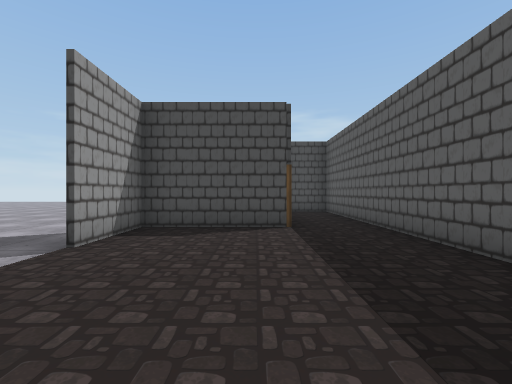
view 1 (above)

17 first-person views from a walk through a 3-D level made in the Unity game engine. The camera is 1.4 m above the floor, looks level and sees 90° across. The floor is counted in squares, 2 m on a side. Each view is taken from the middle of a square. On the plan, view 1 faces up. The plan holds only what a view shows up to about 9 squares ahead; the rest is blank. The place goes on beyond the plan. The player is left out. Some surface patterns are stand-ins.

view 2
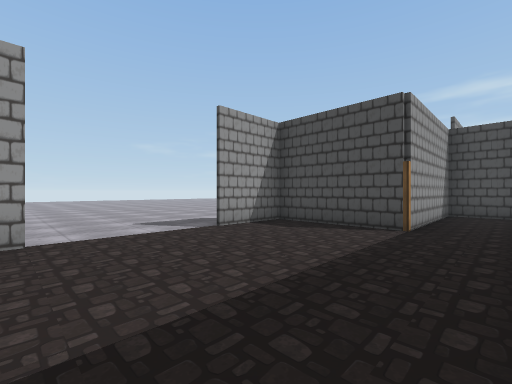

view 3
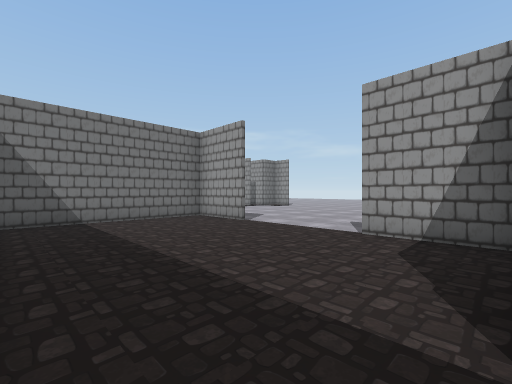

view 4
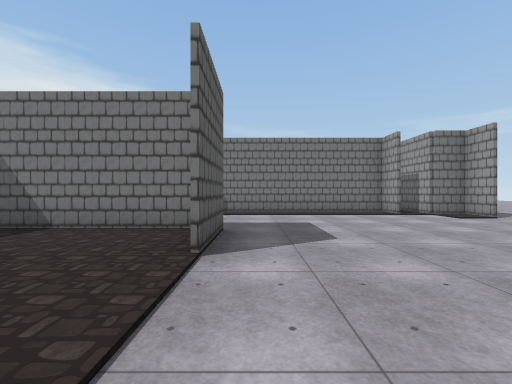

view 5
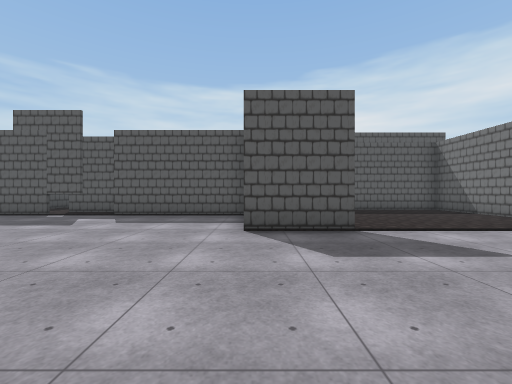

view 6
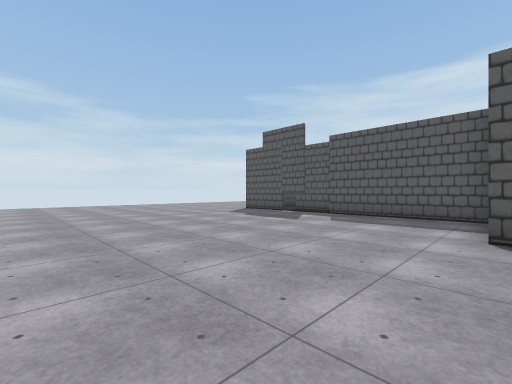

view 7
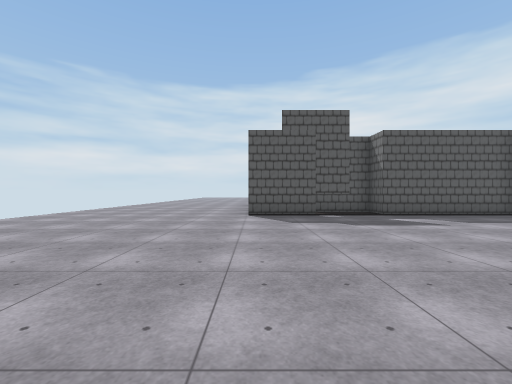

view 8
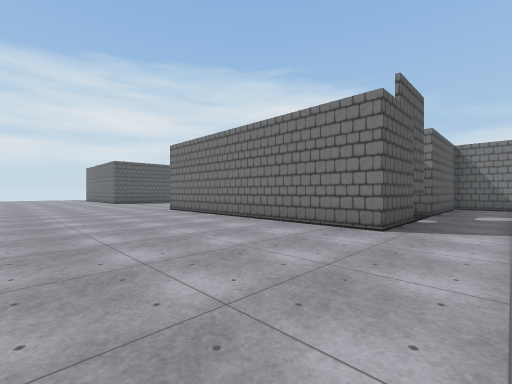

view 9
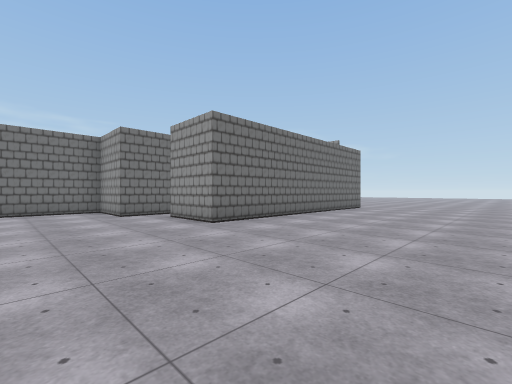

view 10
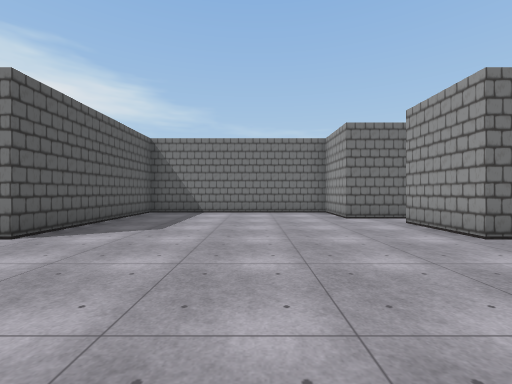

view 11
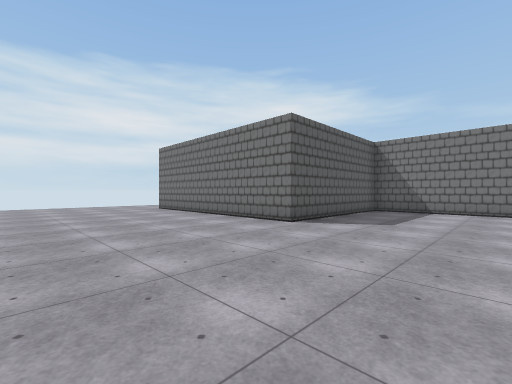

view 12
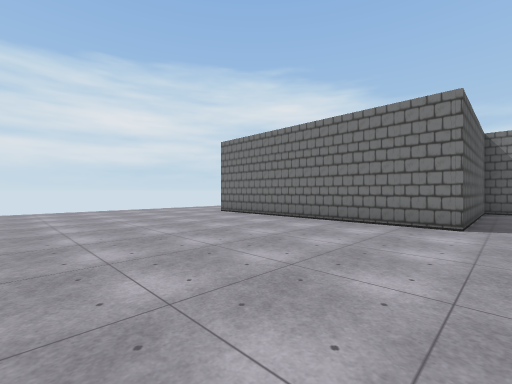

view 13
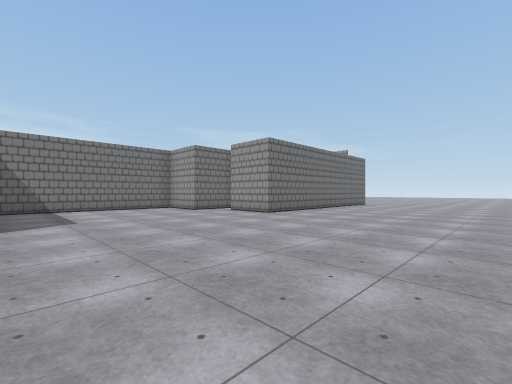

view 14
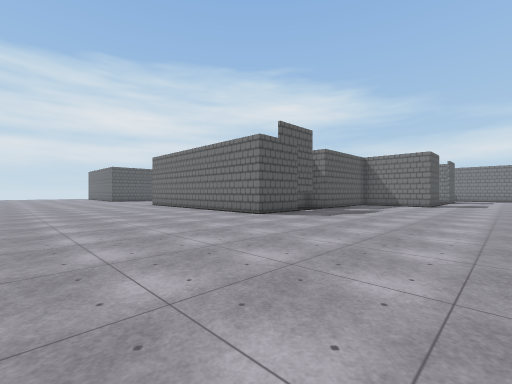

view 15
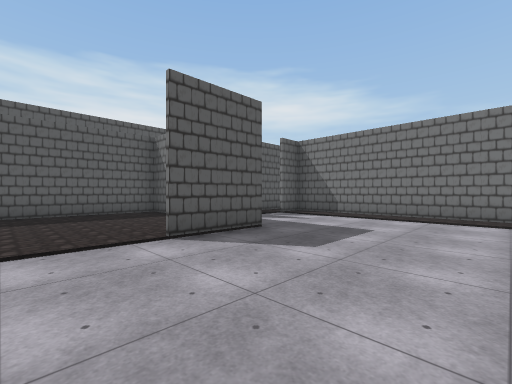

view 16
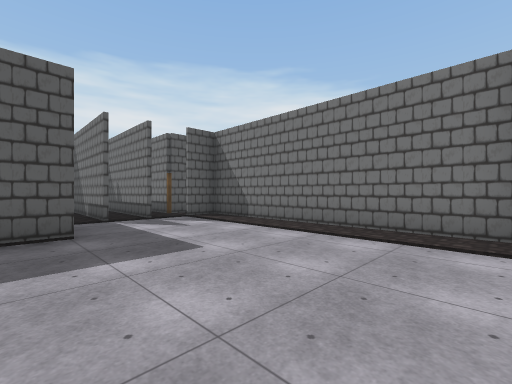

view 17
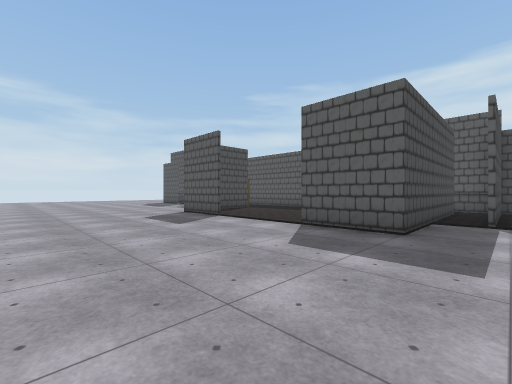

### Floor plan
Points are (right, up) in squares from view 1. A wall is a line through its corners. A room is listed if a view was taken in it or the views show most of it. See-through windows are left out.
Room 1 (views 1, 2, 3, 4, 5, 6, 7, 8, 9, 10, 11, 12, 13, 14, 15, 16, 17)
walls: (0.6, 10.1) (0.6, 13.2) (8.6, 13.2) (8.6, 11.1); (2, 9.1) (0.7, 9.1) (0.7, 5.1) (-2.3, 5.1) (-2.3, 3.1); (0.6, 5.2) (0.6, 9.2) (1.5, 9.2) (1.5, 11.2); (-2.4, 3.1) (-2.4, 5.2); (9.6, 10.2) (9.6, 8.2) (15.6, 8.2) (15.6, 13.2) (21.5, 13.2); (-2.3, 0.2) (-2.3, -1.7) (2.5, -1.7) (2.5, 9); (2.6, -1.8) (-2.4, -1.8) (-2.4, 0.2); (-0.4, -2.7) (3, -2.7); (0.6, -5.4) (0.6, -4.7); (-7.3, -4.8) (-7.3, -5.7) (-0.5, -5.7) (-0.5, -4.8)

Positions as (right, up) in squares from view 1, and headings:
1: (0, 0), facing up
2: (2, 0), facing up-left
3: (2, 5), facing down-left
4: (-3, 3), facing down
5: (-7, 5), facing right
6: (-7, 5), facing up-right
7: (-7, 13), facing right
8: (-1, 18), facing down-right
9: (12, 18), facing down-left
10: (12, 17), facing down
11: (12, 18), facing down-right
12: (15, 19), facing down-right
13: (15, 19), facing down-left
14: (-5, 19), facing down-right
15: (-6, 2), facing down-right
16: (-7, -1), facing down-right
17: (-7, -3), facing up-right
